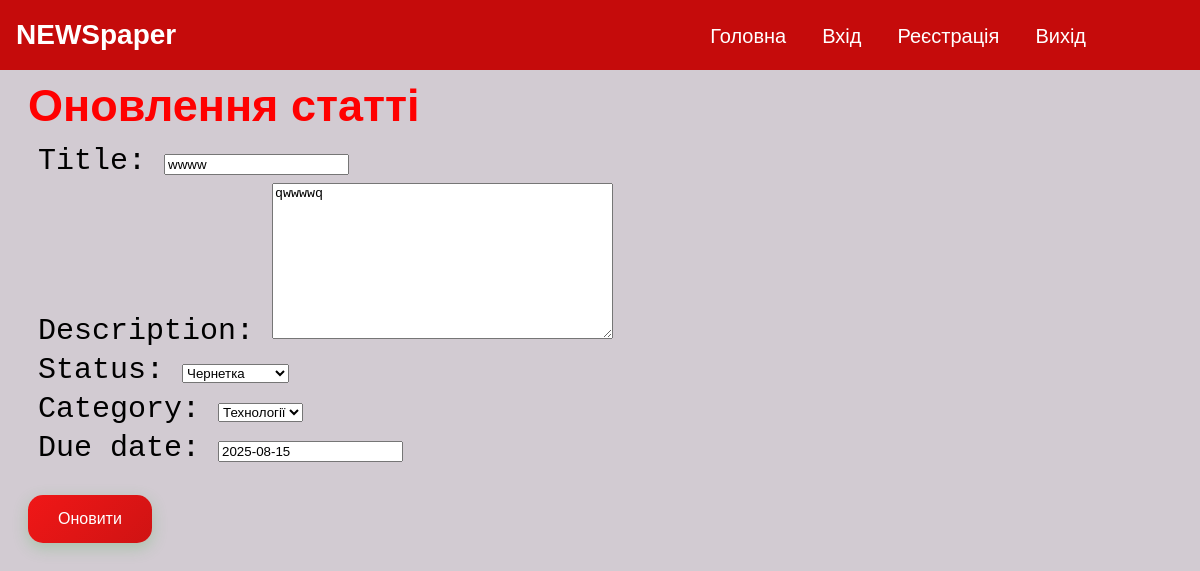
Screenshot of /6/update/ (signed in) with the database file from the repository.
### blog_files/models.py (models this page shows, shortened)
class Article(models.Model):
    STATUS_CHOICES = [
        ("Чернетка", "Чернетка"),
        ("Опубліковано", "Опубліковано"),
    ]
    CATEGORY_CHOICES = [
        ("Технології", "Технології"),
        ("Кухня", "Кухня"),
        ("Навчання", "Навчання")
    ]
    title = models.CharField(max_length=256)
    description = models.TextField()
    status = models.CharField(max_length=20, choices=STATUS_CHOICES, default="published")
    category = models.CharField(max_length=20, choices=CATEGORY_CHOICES, default="studying")
    due_date = models.DateField(null=True, blank=True)
    author = models.ForeignKey(User, on_delete=models.CASCADE, related_name="tasks")

### blog_files/views.py (the view)
# urls.py: path("<int:pk>/update/", views.ArticleUpdateView.as_view(), name="article-update"),
class ArticleUpdateView(LoginRequiredMixin, UserIsOwnerMixin, UpdateView):
    model = models.Article
    form_class = ArticleForm
    template_name = "html_files/article_update_form.html"
    success_url = reverse_lazy("articlee:article-list")

### blog_files/forms.py (shortened to what this page needs)
class ArticleForm(forms.ModelForm):
    class Meta:
        model = Article
        fields = ["title", "description", "status", "category", "due_date"]

### blog_files/mixins.py (called while the page is built)
    def dispatch(self, request, *args, **kwargs):
        instance = self.get_object()
        if instance.author != self.request.user:
            raise PermissionDenied
        return super().dispatch(request, *args, **kwargs)

### blog_files/templates/html_files/article_update_form.html (shortened to what this page needs)
{% extends "base.html" %}
{% load static %}
{% block content %}
<div class="container">
    <h2>Оновлення статті</h2>
    <form method="post">
      {{ form.as_p }}
      <button type="submit" class="btn-red">Оновити</button>
    </form>
</div>
{% endblock %}

### static/css/styles.css (style rules this page uses)
body { margin-top: 80px; background-color: #D2CBD2; color: black; font-family: Arial, sans-serif; }
.container { max-width: 1200px; margin-bottom: 0 auto; margin-left: 20px; padding: 20 px; }
h2 { color: red; font-family: Arial, sans-serif; font-size: 45px }
p { color: black; font-family: monospace; font-size: 30px; margin-top: -25px; margin-left: 10px }
.btn-red { background: linear-gradient(135deg, #F01717, #CF1313); color: white; border: none; border-radius: 15px; padding: 15px 30px; font-size: 16px; font-weight: 500; cursor: pointer; box-shadow: 0 5px 15px rgba(76, 175, 80, 0.3); transition: all 0.2s ease; position: relative; overflow: hidden; text-decoration: none; z-index: 1; }

### rows the page displays
Article: title "wwww", description "qwwwwq", status "Чернетка", category "Технології", due_date "2025-08-15"
